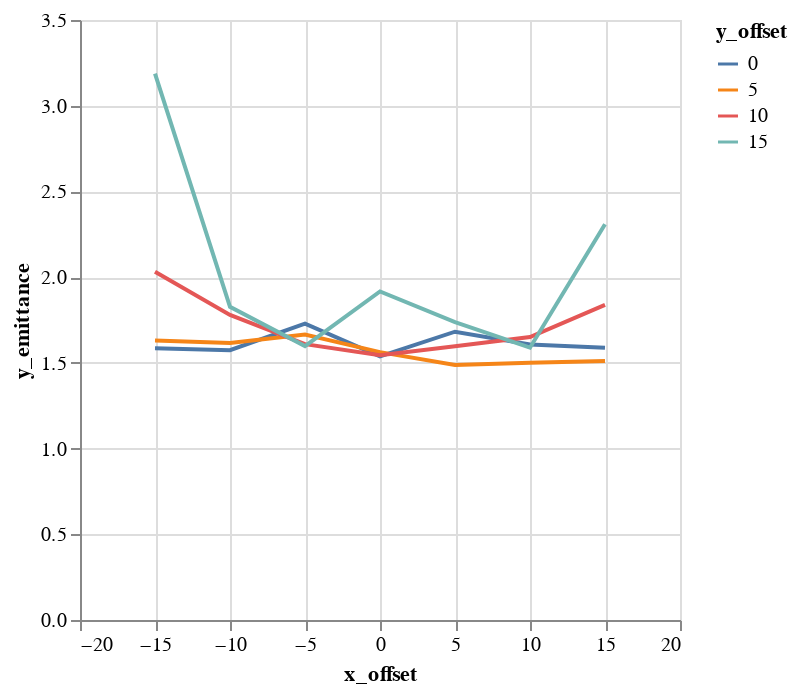

The cell this chart's notebook holds for it:
### Code cell
alt.Chart(emit_df).mark_line().encode(
    color='y_offset:N',
    x='x_offset',
    y='y_emittance',
)

### Figure 1 — Vega-Lite specification as saved in the notebook (floating-point values rounded to 4 significant figures)
{"$schema": "https://vega.github.io/schema/vega-lite/v1.2.1.json", "data": {"values": [{"losses": 0, "relbeta": 0.002309, "sourceID": 16777222, "sourceName": "x_-15_y_0", "x_emittance": 1.663, "x_emittance_rel": 1.026, "x_norm_emittance": 0.003839, "x_offset": -15, "y_emittance": 1.585, "y_emittance_rel": 1.008, "y_norm_emittance": 0.003658, "y_offset": 0}, {"losses": 0, "relbeta": 0.002309, "sourceID": 16777229, "sourceName": "x_-15_y_5", "x_emittance": 1.695, "x_emittance_rel": 1.064, "x_norm_emittance": 0.003913, "x_offset": -15, "y_emittance": 1.631, "y_emittance_rel": 1.023, "y_norm_emittance": 0.003765, "y_offset": 5}, {"losses": 0, "relbeta": 0.002309, "sourceID": 16777236, "sourceName": "x_-15_y_10", "x_emittance": 2.142, "x_emittance_rel": 1.325, "x_norm_emittance": 0.004945, "x_offset": -15, "y_emittance": 2.032, "y_emittance_rel": 1.272, "y_norm_emittance": 0.00469, "y_offset": 10}, {"losses": 0, "relbeta": 0.002309, "sourceID": 16777243, "sourceName": "x_-15_y_15", "x_emittance": 2.78, "x_emittance_rel": 1.664, "x_norm_emittance": 0.006418, "x_offset": -15, "y_emittance": 3.187, "y_emittance_rel": 1.917, "y_norm_emittance": 0.007356, "y_offset": 15}, {"losses": 0, "relbeta": 0.002309, "sourceID": 16777220, "sourceName": "x_-10_y_0", "x_emittance": 1.588, "x_emittance_rel": 0.9974, "x_norm_emittance": 0.003666, "x_offset": -10, "y_emittance": 1.574, "y_emittance_rel": 1.014, "y_norm_emittance": 0.003633, "y_offset": 0}, {"losses": 0, "relbeta": 0.002309, "sourceID": 16777227, "sourceName": "x_-10_y_5", "x_emittance": 1.633, "x_emittance_rel": 1.012, "x_norm_emittance": 0.00377, "x_offset": -10, "y_emittance": 1.616, "y_emittance_rel": 1.023, "y_norm_emittance": 0.00373, "y_offset": 5}, {"losses": 0, "relbeta": 0.002309, "sourceID": 16777234, "sourceName": "x_-10_y_10", "x_emittance": 1.618, "x_emittance_rel": 1.089, "x_norm_emittance": 0.003736, "x_offset": -10, "y_emittance": 1.779, "y_emittance_rel": 1.069, "y_norm_emittance": 0.004107, "y_offset": 10}, {"losses": 0, "relbeta": 0.002309, "sourceID": 16777241, "sourceName": "x_-10_y_15", "x_emittance": 1.615, "x_emittance_rel": 1.114, "x_norm_emittance": 0.003729, "x_offset": -10, "y_emittance": 1.826, "y_emittance_rel": 1.118, "y_norm_emittance": 0.004216, "y_offset": 15}, {"losses": 0, "relbeta": 0.002309, "sourceID": 16777218, "sourceName": "x_-5_y_0", "x_emittance": 1.687, "x_emittance_rel": 1.007, "x_norm_emittance": 0.003895, "x_offset": -5, "y_emittance": 1.729, "y_emittance_rel": 1.006, "y_norm_emittance": 0.00399, "y_offset": 0}, {"losses": 0, "relbeta": 0.002309, "sourceID": 16777225, "sourceName": "x_-5_y_5", "x_emittance": 1.562, "x_emittance_rel": 1.025, "x_norm_emittance": 0.003606, "x_offset": -5, "y_emittance": 1.665, "y_emittance_rel": 1.024, "y_norm_emittance": 0.003845, "y_offset": 5}, {"losses": 0, "relbeta": 0.002309, "sourceID": 16777232, "sourceName": "x_-5_y_10", "x_emittance": 1.58, "x_emittance_rel": 1.046, "x_norm_emittance": 0.003648, "x_offset": -5, "y_emittance": 1.609, "y_emittance_rel": 1.041, "y_norm_emittance": 0.003715, "y_offset": 10}, {"losses": 0, "relbeta": 0.002309, "sourceID": 16777239, "sourceName": "x_-5_y_15", "x_emittance": 1.808, "x_emittance_rel": 1.069, "x_norm_emittance": 0.004173, "x_offset": -5, "y_emittance": 1.598, "y_emittance_rel": 1.062, "y_norm_emittance": 0.003688, "y_offset": 15}, {"losses": 0, "relbeta": 0.002309, "sourceID": 16777216, "sourceName": "x_0_y_0", "x_emittance": 1.547, "x_emittance_rel": 1.005, "x_norm_emittance": 0.003572, "x_offset": 0, "y_emittance": 1.537, "y_emittance_rel": 1.001, "y_norm_emittance": 0.003549, "y_offset": 0}, {"losses": 0, "relbeta": 0.002309, "sourceID": 16777223, "sourceName": "x_0_y_5", "x_emittance": 1.553, "x_emittance_rel": 1.008, "x_norm_emittance": 0.003585, "x_offset": 0, "y_emittance": 1.563, "y_emittance_rel": 1.018, "y_norm_emittance": 0.003608, "y_offset": 5}, {"losses": 0, "relbeta": 0.002309, "sourceID": 16777230, "sourceName": "x_0_y_10", "x_emittance": 1.468, "x_emittance_rel": 1.046, "x_norm_emittance": 0.003389, "x_offset": 0, "y_emittance": 1.544, "y_emittance_rel": 1.047, "y_norm_emittance": 0.003565, "y_offset": 10}, {"losses": 0, "relbeta": 0.002309, "sourceID": 16777237, "sourceName": "x_0_y_15", "x_emittance": 2.118, "x_emittance_rel": 1.198, "x_norm_emittance": 0.004889, "x_offset": 0, "y_emittance": 1.916, "y_emittance_rel": 1.188, "y_norm_emittance": 0.004424, "y_offset": 15}, {"losses": 0, "relbeta": 0.002309, "sourceID": 16777217, "sourceName": "x_5_y_0", "x_emittance": 1.567, "x_emittance_rel": 1.011, "x_norm_emittance": 0.003617, "x_offset": 5, "y_emittance": 1.682, "y_emittance_rel": 1.004, "y_norm_emittance": 0.003882, "y_offset": 0}, {"losses": 0, "relbeta": 0.002309, "sourceID": 16777224, "sourceName": "x_5_y_5", "x_emittance": 1.632, "x_emittance_rel": 1.019, "x_norm_emittance": 0.003768, "x_offset": 5, "y_emittance": 1.488, "y_emittance_rel": 1.01, "y_norm_emittance": 0.003435, "y_offset": 5}, {"losses": 0, "relbeta": 0.002309, "sourceID": 16777231, "sourceName": "x_5_y_10", "x_emittance": 1.55, "x_emittance_rel": 1.06, "x_norm_emittance": 0.003578, "x_offset": 5, "y_emittance": 1.597, "y_emittance_rel": 1.002, "y_norm_emittance": 0.003687, "y_offset": 10}, {"losses": 0, "relbeta": 0.002309, "sourceID": 16777238, "sourceName": "x_5_y_15", "x_emittance": 1.864, "x_emittance_rel": 1.166, "x_norm_emittance": 0.004303, "x_offset": 5, "y_emittance": 1.737, "y_emittance_rel": 1.104, "y_norm_emittance": 0.004011, "y_offset": 15}, {"losses": 0, "relbeta": 0.002309, "sourceID": 16777219, "sourceName": "x_10_y_0", "x_emittance": 1.583, "x_emittance_rel": 1.042, "x_norm_emittance": 0.003654, "x_offset": 10, "y_emittance": 1.607, "y_emittance_rel": 1.005, "y_norm_emittance": 0.00371, "y_offset": 0}, {"losses": 0, "relbeta": 0.002309, "sourceID": 16777226, "sourceName": "x_10_y_5", "x_emittance": 1.496, "x_emittance_rel": 1.034, "x_norm_emittance": 0.003454, "x_offset": 10, "y_emittance": 1.501, "y_emittance_rel": 0.9964, "y_norm_emittance": 0.003466, "y_offset": 5}, {"losses": 0, "relbeta": 0.002309, "sourceID": 16777233, "sourceName": "x_10_y_10", "x_emittance": 1.845, "x_emittance_rel": 1.059, "x_norm_emittance": 0.004259, "x_offset": 10, "y_emittance": 1.65, "y_emittance_rel": 1.023, "y_norm_emittance": 0.00381, "y_offset": 10}, {"losses": 0, "relbeta": 0.002309, "sourceID": 16777240, "sourceName": "x_10_y_15", "x_emittance": 1.667, "x_emittance_rel": 1.06, "x_norm_emittance": 0.003849, "x_offset": 10, "y_emittance": 1.588, "y_emittance_rel": 1.051, "y_norm_emittance": 0.003667, "y_offset": 15}, {"losses": 0, "relbeta": 0.002309, "sourceID": 16777221, "sourceName": "x_15_y_0", "x_emittance": 1.84, "x_emittance_rel": 1.228, "x_norm_emittance": 0.004249, "x_offset": 15, "y_emittance": 1.587, "y_emittance_rel": 1.006, "y_norm_emittance": 0.003665, "y_offset": 0}, {"losses": 1, "relbeta": 0.002309, "sourceID": 16777228, "sourceName": "x_15_y_5", "x_emittance": 1.872, "x_emittance_rel": 1.191, "x_norm_emittance": 0.004322, "x_offset": 15, "y_emittance": 1.51, "y_emittance_rel": 1.017, "y_norm_emittance": 0.003486, "y_offset": 5}, {"losses": 0, "relbeta": 0.002309, "sourceID": 16777235, "sourceName": "x_15_y_10", "x_emittance": 1.982, "x_emittance_rel": 1.221, "x_norm_emittance": 0.004575, "x_offset": 15, "y_emittance": 1.838, "y_emittance_rel": 1.138, "y_norm_emittance": 0.004244, "y_offset": 10}, {"losses": 0, "relbeta": 0.002309, "sourceID": 16777242, "sourceName": "x_15_y_15", "x_emittance": 2.279, "x_emittance_rel": 1.505, "x_norm_emittance": 0.005262, "x_offset": 15, "y_emittance": 2.309, "y_emittance_rel": 1.454, "y_norm_emittance": 0.00533, "y_offset": 15}]}, "encoding": {"color": {"field": "y_offset", "type": "nominal"}, "x": {"field": "x_offset", "type": "quantitative"}, "y": {"field": "y_emittance", "type": "quantitative"}}, "mark": "line"}
